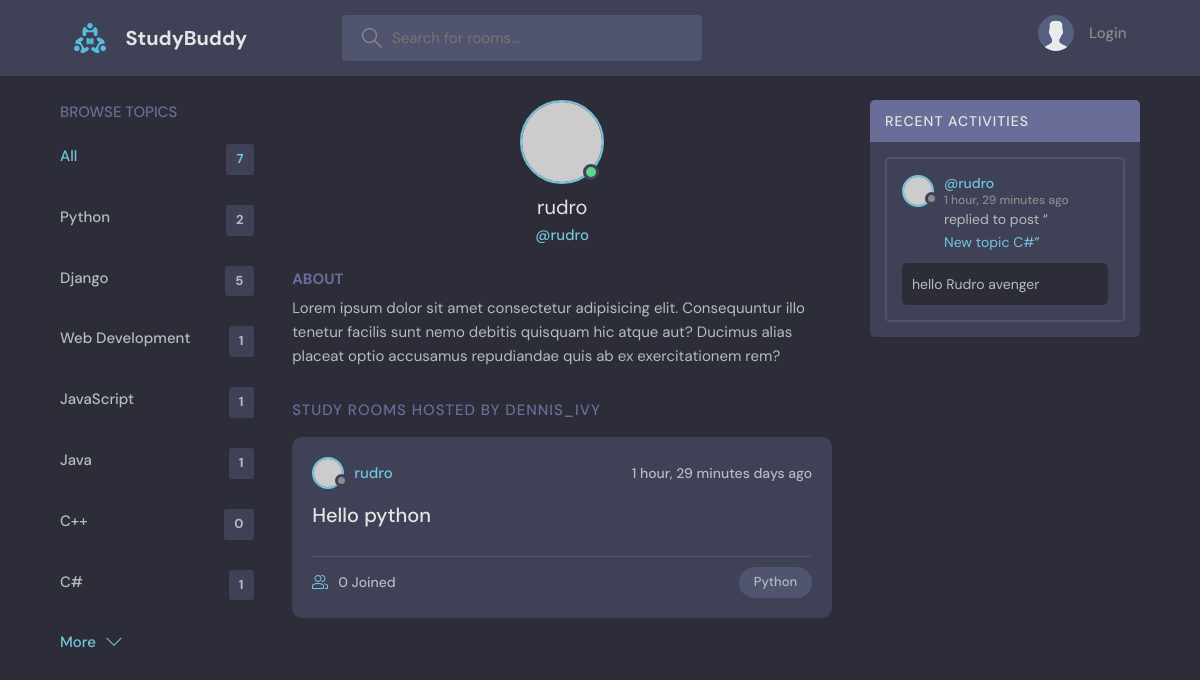
The page /profile/4/ on the database its author committed.
### base/models.py (models this page shows, shortened)
class Topic(models.Model):
    name = models.CharField(max_length=200)

class Room(models.Model):
    host = models.ForeignKey(User, on_delete=models.SET_NULL, null=True)
    topic = models.ForeignKey(Topic, on_delete=models.SET_NULL, null=True)
    name =models.CharField(max_length=200)
    description = models.TextField(null=True, blank=True)
    participants = models.ManyToManyField(User, related_name='participants', blank=True)
    updated = models.DateTimeField(auto_now=True)
    created = models.DateTimeField(auto_now_add=True)
    class Meta:
        ordering = ['-updated', '-created']
    def __str__(self):
        return self.name

class Message(models.Model):
    user = models.ForeignKey(User, on_delete=models.CASCADE)
    room = models.ForeignKey(Room, on_delete=models.CASCADE)
    body = models.TextField()
    updated = models.DateTimeField(auto_now=True)
    created = models.DateTimeField(auto_now_add=True)
    class Meta:
        ordering = ['-updated', '-created']

### base/views.py (the view)
# urls.py: path('profile/<str:pk>/', views.userProfile, name='user-profile'),
def userProfile(request, pk):
     user = User.objects.get(id=pk)
     rooms = user.room_set.all()
     room_messages = user.message_set.all()
     topics = Topic.objects.all()
     context = {'user': user, 'rooms': rooms, 'room_messages': room_messages, 'topics': topics }
     return render(request, 'base/profile.html', context)

### base/templates/base/profile.html (shortened to what this page needs)
{% extends "main.html" %} {% block content %}
  <main class="profile-page layout layout--3">
    <div class="container">
     {%include "base/topics_component.html"%}
      <div class="roomList">
        <div class="profile">
          <div class="profile__avatar">
            <div class="avatar avatar--large active">
              <img src="https://randomuser.me/api/portraits/men/11.jpg" />
            </div>
          </div>
          <div class="profile__info">
            <h3>{{user.username}}</h3>
            <p>@{{user.username}}</p>
          </div>
          <div class="profile__about">
            <h3>About</h3>
            <p>
              Lorem ipsum dolor sit amet consectetur adipisicing elit. Consequuntur illo tenetur
              facilis sunt nemo debitis quisquam hic atque aut? Ducimus alias placeat optio
              accusamus repudiandae quis ab ex exercitationem rem?
            </p>
          </div>
        </div>
        <div class="roomList__header">
          <div>
            <h2>Study Rooms Hosted by dennis_ivy</a>
            </h2>
          </div>
        </div>
        {%include 'base/feed_component.html'%}
      </div>
     {%  include 'base/activity_component.html' %}
    </div>
  </main>
{% endblock content %}

### base/templates/base/topics_component.html
<div class="topics">
  <div class="topics__header">
    <h2>Browse Topics</h2>
  </div>
  <ul class="topics__list">
    <li>
      <a href="/" class="active">All <span>{{topics.count}}</span></a>
    </li>
    {% for topic in topics %}
    <li>
      <a href="{% url 'home' %}?q={{topic.name}}"
        >{{ topic.name }} <span>{{ topic.room_set.all.count }}</span></a
      >
    </li>
    {% endfor %}
  </ul>
  <a class="btn btn--link" href="topics.html">
    More
    <svg
      version="1.1"
      xmlns="http://www.w3.org/2000/svg"
      width="32"
      height="32"
      viewBox="0 0 32 32"
    >
      <title>chevron-down</title>
      <path d="M16 21l-13-13h-3l16 16 16-16h-3l-13 13z"></path>
    </svg>
  </a>
</div>

### base/templates/base/feed_component.html (shortened to what this page needs)
{%for room in rooms%}
<div class="roomListRoom">
  <div class="roomListRoom__header">
    <a href="{%url 'user-profile' room.host.id%}" class="roomListRoom__author">
      <div class="avatar avatar--small">
        <img src="https://randomuser.me/api/portraits/women/11.jpg" />
      </div>
      <span>{{room.host.username}}</span>
    </a>
    <div class="roomListRoom__actions">
      <span>{{room.created|timesince}} days ago</span>
    </div>
  </div>
  <div class="roomListRoom__content">
    <a href="{%url 'room' room.id %}">{{room.name}}</a>
  </div>
  <div class="roomListRoom__meta">
    <a href="{%url 'room' room.id %} " class="roomListRoom__joined">
      {{room.participants.all.count}} Joined
    </a>
    <p class="roomListRoom__topic">{{room.topic.name}}</p>
  </div>
</div>
{%endfor%}

### base/templates/base/activity_component.html (shortened to what this page needs)
<div class="activities">
  <div class="activities__header">
    <h2>Recent Activities</h2>
  </div>
  {% for message in room_messages %}
  <div class="activities__box">
    <div class="activities__boxHeader roomListRoom__header">
      <a
        href="{%url 'user-profile' message.user.id%}"
        class="roomListRoom__author"
      >
        <div class="avatar avatar--small">
          <img src="https://randomuser.me/api/portraits/women/11.jpg" />
        </div>
        <p>
          @{{message.user}}
          <span>{{message.created|timesince}} ago</span>
        </p>
      </a>
    </div>
    <div class="activities__boxContent">
      <p>
        replied to post “<a href="{%url 'room' message.room.id%}"
          >{{message.room}}</a
        >”
      </p>
      <div class="activities__boxRoomContent">{{ message.body }}</div>
    </div>
  </div>
  {% endfor %}
</div>

### rows shown on the page
Topic: name "Python", room_set.all.count "2"
Topic: name "Django", room_set.all.count "5"
Topic: name "Web Development", room_set.all.count "1"
Topic: name "JavaScript", room_set.all.count "1"
Topic: name "Java", room_set.all.count "1"
Topic: name "C++", room_set.all.count "0"
Topic: name "C#", room_set.all.count "1"
Room: host.username "rudro", created "1 hour, 29 minutes", name "Hello python", participants.all.count "0", topic.name "Python"
Message: user "rudro", created "1 hour, 29 minutes", room "New topic C#", body "hello Rudro avenger"

### other values the page prints
{{ topics.count }} "7"
{{ user.username }} "rudro"
